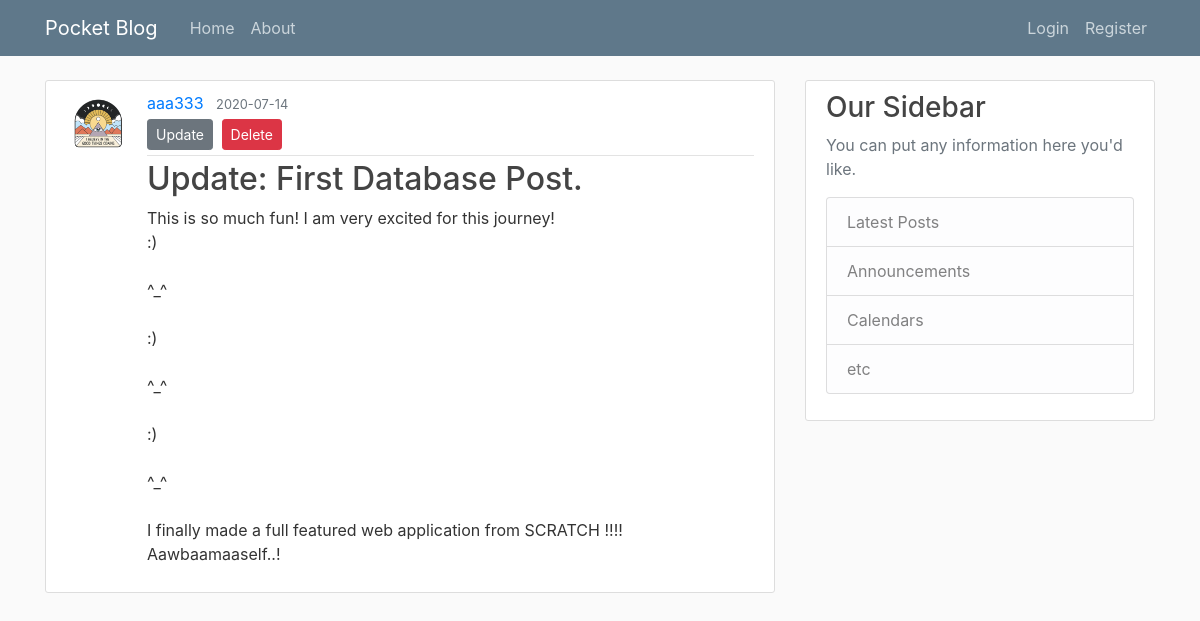
Screenshot of /post/2 with the database file from the repository.
### pocket_blog/models.py (models this page shows, shortened)
class User(db.Model, UserMixin):
    id = db.Column(db.Integer, primary_key=True)
    username = db.Column(db.String(20), unique=True, nullable=False)
    email = db.Column(db.String(120), unique=True, nullable=False)
    image_file = db.Column(db.String(20), nullable=False, default='default.jpg')
    password = db.Column(db.String(60), nullable=False)
    posts = db.relationship('Post', backref='author', lazy=True)

class Post(db.Model):
    id = db.Column(db.Integer, primary_key=True)
    title = db.Column(db.String(100), nullable=False)
    date_posted = db.Column(db.DateTime, nullable=False, default=datetime.utcnow)
    content = db.Column(db.Text, nullable=False)
    user_id = db.Column(db.Integer, db.ForeignKey('user.id'), nullable=False)

### pocket_blog/posts/routes.py (the view)
@posts.route("/post/<int:post_id>")
def post(post_id):
    post = Post.query.get_or_404(post_id)
    return render_template('post.html', title=post.title, post=post)

### pocket_blog/templates/post.html (shortened to what this page needs)
{% extends "layout.html" %}
{% block content %}
    <article class="media content-section">
    <img class="rounded-circle article-img" src="{{ url_for('static', filename='/profile_pics/' + post.author.image_file) }}">
      <div class="media-body">
        <div class="article-metadata">
          <a class="mr-2" href="{{ url_for('users.user_posts', username=post.author.username) }}">{{ post.author.username }}</a>
          <small class="text-muted">{{ post.date_posted.strftime('%Y-%m-%d') }}</small>
        <div>
            <a class="btn btn-secondary btn-sm mt-1 mb-1" href="{{ url_for('posts.update_post', post_id=post.id) }}">Update</a>
            <button type="button" class="btn btn-danger btn-sm m-1" data-toggle="modal" data-target="#deleteModal">Delete</button>
        </div>
        </div>
        <h2 class="article-title">{{ post.title }}</h2>
        <p class="article-content">{{ post.content }}</p>
      </div>
    </article>
{% endblock content %}

### pocket_blog/static/main.css (style rules this page uses)
body { background: #fafafa; color: #333333; margin-top: 5rem; }
h1, h2, h3, h4, h5, h6 { color: #444444; }
.content-section { background: #ffffff; padding: 10px 20px; border: 1px solid #dddddd; border-radius: 3px; margin-bottom: 20px; }
.article-title { color: #444444; }
.article-content { white-space: pre-line; }
.article-img { height: 65px; width: 65px; margin-right: 16px; }
.article-metadata { padding-bottom: 1px; margin-bottom: 4px; border-bottom: 1px solid #e3e3e3 }

### rows the page displays
User: image_file (picture), author.username "aaa333"
Post: date_posted "2020-07-14", title "Update: First Database Post.", content "This is so much fun! I am very excited for this journey! :) ^_^ :) ^_^ :) ^_^ I finally made a full featured web application from SCRATCH !!!! Aawbaamaaself..!"
